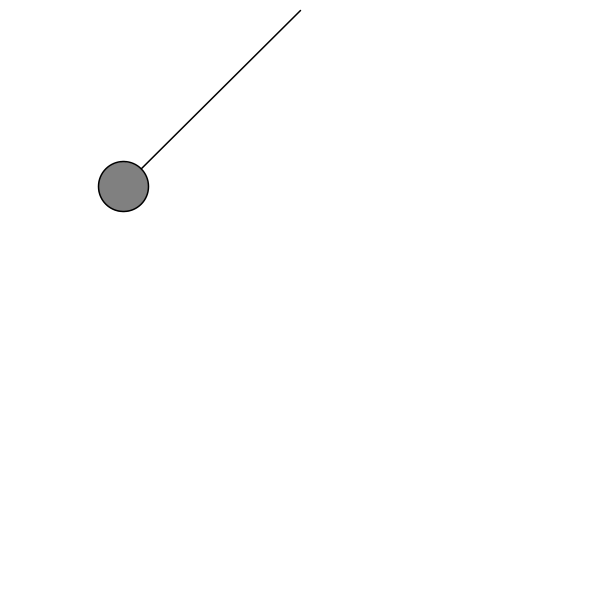
Frame 1 (no input)
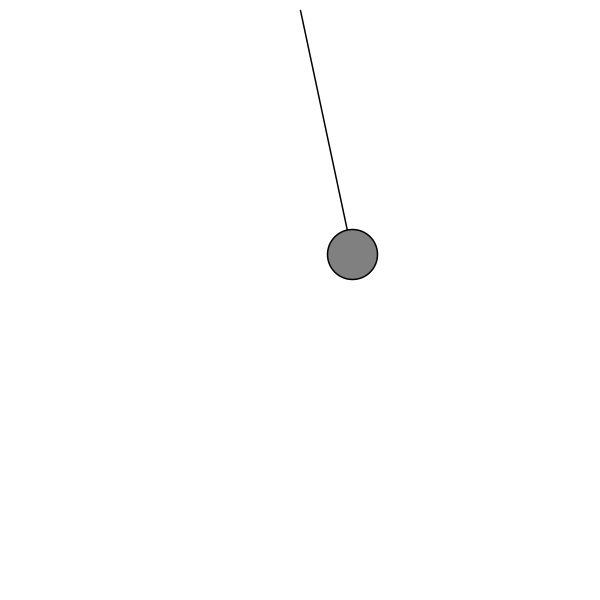
Frame 60 (the mouse pressed at the canvas centre just before this capture)
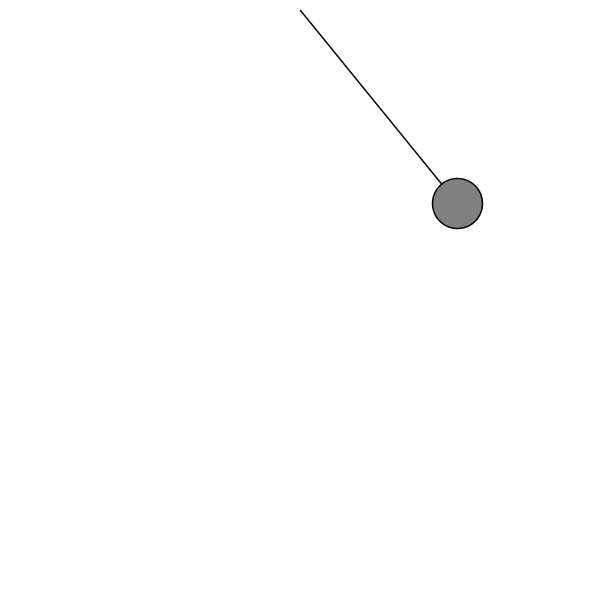
Frame 120 (the mouse held since frame 60 and released just before this capture)

The Processing sketch that drew these frames (run headless with seeded random() and noise(); from frame 60 on, the mouse is pressed at the canvas centre):

// Processing sketch: SimplePendulum
// ── SimplePendulum.pde
final float dt = 0.05;
final float G = 100.0;
float teta, omega, alpha;
float r, l;

void setup() {
  size(600, 600);
  fill(128);
  strokeWeight(1.5);
  omega = 0;
  alpha = 0;
  teta = PI + PI/4;
  l = 250;
  r = 50;
}

void draw() {
  background(#FFFFFF);
  alpha = (G / l) * sin(teta);
  omega += alpha * dt;
  teta += omega * dt;
  translate(width/2, 10);
  line(0, 0, l * sin(teta), -l * cos(teta));
  ellipse(l * sin(teta), -l * cos(teta), r, r);
}
